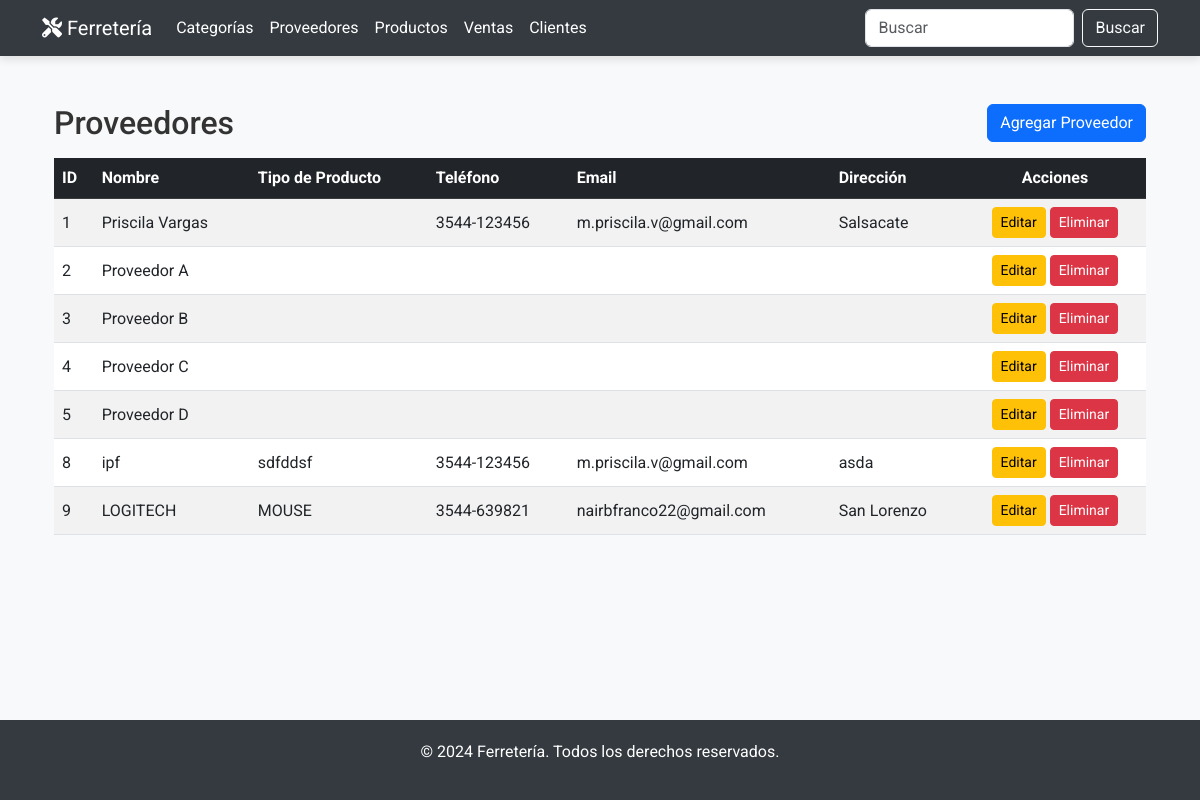
Screenshot of /proveedores/ with the database file from the repository.
### miAplicacion/models.py (models this page shows, shortened)
class Proveedor(models.Model):
    nombre = models.CharField(max_length=100)
    tipo_producto = models.CharField(max_length=100, default='')
    telefono = models.CharField(max_length=15, default='')
    email = models.EmailField(default='', blank=True)
    direccion = models.CharField(max_length=200, default='', blank=True)

### miAplicacion/views.py (the view)
# urls.py: path('proveedores/', views.proveedor_list, name='proveedor_list'),
def proveedor_list(request):
    proveedores = Proveedor.objects.all()
    return render(request, 'proveedores/proveedor_list.html', {'proveedores': proveedores})

### miAplicacion/templates/proveedores/proveedor_list.html (shortened to what this page needs)
{% extends 'base.html' %}
{% block content %}
<div class="container my-5">
    <div class="d-flex justify-content-between align-items-center mb-3">
        <h2 class="mb-0">Proveedores</h2>
        <a href="{% url 'proveedor_create' %}" class="btn btn-primary">Agregar Proveedor</a>
    </div>
    <div class="table-responsive">
        <table class="table table-striped table-hover align-middle">
            <thead class="table-dark">
                <tr>
                    <th>ID</th>
                    <th>Nombre</th>
                    <th>Tipo de Producto</th>
                    <th>Teléfono</th>
                    <th>Email</th>
                    <th>Dirección</th>
                    <th class="text-center">Acciones</th>
                </tr>
            </thead>
            <tbody>
                {% for proveedor in proveedores %}
                <tr>
                    <td>{{ proveedor.id }}</td>
                    <td>{{ proveedor.nombre }}</td>
                    <td>{{ proveedor.tipo_producto }}</td>
                    <td>{{ proveedor.telefono }}</td>
                    <td>{{ proveedor.email }}</td>
                    <td>{{ proveedor.direccion }}</td>
                    <td class="text-center">
                        <a href="{% url 'proveedor_update' proveedor.id %}" class="btn btn-warning btn-sm">Editar</a>
                        <a href="{% url 'proveedor_delete' proveedor.id %}" class="btn btn-danger btn-sm">Eliminar</a>
                    </td>
                </tr>
                {% endfor %}
            </tbody>
        </table>
    </div>
</div>
{% endblock %}

### miAplicacion/templates/base.html (style rules this page uses)
body { font-family: 'Roboto', sans-serif; background-color: #f8f9fa; color: #333; display: flex; flex-direction: column; min-height: 100vh; }
.container { flex: 1; }

### rows the page displays
Proveedor: id "1", nombre "Priscila Vargas", telefono "3544-123456", email "m.priscila.v@gmail.com", direccion "Salsacate"
Proveedor: id "2", nombre "Proveedor A"
Proveedor: id "3", nombre "Proveedor B"
Proveedor: id "4", nombre "Proveedor C"
Proveedor: id "5", nombre "Proveedor D"
Proveedor: id "8", nombre "ipf", tipo_producto "sdfddsf", telefono "3544-123456", email "m.priscila.v@gmail.com", direccion "asda"
Proveedor: id "9", nombre "LOGITECH", tipo_producto "MOUSE", telefono "3544-639821", email "nairbfranco22@gmail.com", direccion "San Lorenzo"
